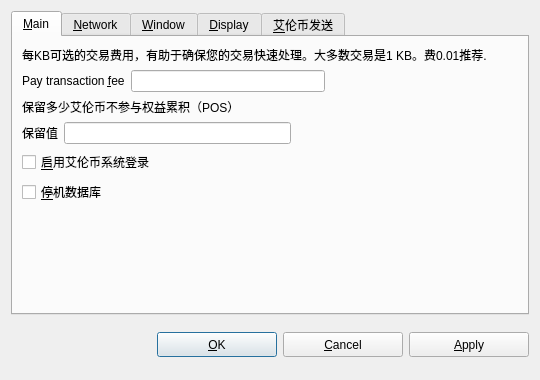
<?xml version="1.0" encoding="UTF-8"?>
<ui version="4.0">
 <class>OptionsDialog</class>
 <widget class="QDialog" name="OptionsDialog">
  <property name="geometry">
   <rect>
    <x>0</x>
    <y>0</y>
    <width>540</width>
    <height>380</height>
   </rect>
  </property>
  <property name="windowTitle">
   <string>Options</string>
  </property>
  <property name="modal">
   <bool>true</bool>
  </property>
  <layout class="QVBoxLayout" name="verticalLayout">
   <item>
    <widget class="QTabWidget" name="veriSendOptions">
     <property name="tabPosition">
      <enum>QTabWidget::North</enum>
     </property>
     <property name="currentIndex">
      <number>0</number>
     </property>
     <widget class="QWidget" name="tabMain">
      <attribute name="title">
       <string>&amp;Main</string>
      </attribute>
      <layout class="QVBoxLayout" name="verticalLayout_Main">
       <item>
        <widget class="QLabel" name="transactionFeeInfoLabel">
         <property name="text">
          <string>每KB可选的交易费用，有助于确保您的交易快速处理。大多数交易是1 KB。费0.01推荐.</string>
         </property>
         <property name="textFormat">
          <enum>Qt::PlainText</enum>
         </property>
         <property name="wordWrap">
          <bool>true</bool>
         </property>
        </widget>
       </item>
       <item>
        <layout class="QHBoxLayout" name="horizontalLayoutFee">
         <item>
          <widget class="QLabel" name="transactionFeeLabel">
           <property name="text">
            <string>Pay transaction &amp;fee</string>
           </property>
           <property name="textFormat">
            <enum>Qt::PlainText</enum>
           </property>
           <property name="buddy">
            <cstring>transactionFee</cstring>
           </property>
          </widget>
         </item>
         <item>
          <widget class="BitcoinAmountField" name="transactionFee"/>
         </item>
         <item>
          <spacer name="horizontalSpacerFee">
           <property name="orientation">
            <enum>Qt::Horizontal</enum>
           </property>
           <property name="sizeHint" stdset="0">
            <size>
             <width>40</width>
             <height>20</height>
            </size>
           </property>
          </spacer>
         </item>
        </layout>
       </item>
       <item>
        <widget class="QLabel" name="reserveBalanceInfoLabel">
         <property name="text">
          <string>保留多少艾伦币不参与权益累积（POS）</string>
         </property>
         <property name="textFormat">
          <enum>Qt::PlainText</enum>
         </property>
         <property name="wordWrap">
          <bool>true</bool>
         </property>
        </widget>
       </item>
       <item>
        <layout class="QHBoxLayout" name="horizontalLayoutReserveBalance">
         <item>
          <widget class="QLabel" name="reserveBalanceLabel">
           <property name="text">
            <string>保留值</string>
           </property>
           <property name="textFormat">
            <enum>Qt::PlainText</enum>
           </property>
           <property name="buddy">
            <cstring>reserveBalance</cstring>
           </property>
          </widget>
         </item>
         <item>
          <widget class="BitcoinAmountField" name="reserveBalance"/>
         </item>
         <item>
          <spacer name="horizontalSpacerReserveBalance">
           <property name="orientation">
            <enum>Qt::Horizontal</enum>
           </property>
           <property name="sizeHint" stdset="0">
            <size>
             <width>40</width>
             <height>20</height>
            </size>
           </property>
          </spacer>
         </item>
        </layout>
       </item>
       <item>
        <widget class="QCheckBox" name="bitcoinAtStartup">
         <property name="toolTip">
          <string>Automatically 启用艾伦币系统登录.</string>
         </property>
         <property name="text">
          <string>&amp;启用艾伦币系统登录</string>
         </property>
        </widget>
       </item>
       <item>
        <widget class="QCheckBox" name="detachDatabases">
         <property name="toolTip">
          <string>Detach block and address databases at shutdown. This means they can be moved to another data directory, but it slows down shutdown. The wallet is always detached.</string>
         </property>
         <property name="text">
          <string>&amp;停机数据库</string>
         </property>
        </widget>
       </item>
       <item>
        <spacer name="verticalSpacer_Main">
         <property name="orientation">
          <enum>Qt::Vertical</enum>
         </property>
         <property name="sizeHint" stdset="0">
          <size>
           <width>20</width>
           <height>40</height>
          </size>
         </property>
        </spacer>
       </item>
      </layout>
     </widget>
     <widget class="QWidget" name="tabNetwork">
      <attribute name="title">
       <string>&amp;Network</string>
      </attribute>
      <layout class="QVBoxLayout" name="verticalLayout_Network">
       <item>
        <widget class="QCheckBox" name="mapPortUpnp">
         <property name="toolTip">
          <string>Automatically open the ArronCoin client port on the router. This only works when your router supports UPnP and it is enabled.</string>
         </property>
         <property name="text">
          <string>Map port using &amp;UPnP</string>
         </property>
        </widget>
       </item>
       <item>
        <widget class="QCheckBox" name="connectSocks">
         <property name="toolTip">
          <string>Connect to the ArronCoin network through a SOCKS proxy (e.g. when connecting through Tor).</string>
         </property>
         <property name="text">
          <string>&amp;Connect through SOCKS proxy:</string>
         </property>
        </widget>
       </item>
       <item>
        <layout class="QHBoxLayout" name="horizontalLayout_Network">
         <item>
          <widget class="QLabel" name="proxyIpLabel">
           <property name="text">
            <string>Proxy &amp;IP:</string>
           </property>
           <property name="textFormat">
            <enum>Qt::PlainText</enum>
           </property>
           <property name="buddy">
            <cstring>proxyIp</cstring>
           </property>
          </widget>
         </item>
         <item>
          <widget class="QValidatedLineEdit" name="proxyIp">
           <property name="maximumSize">
            <size>
             <width>140</width>
             <height>16777215</height>
            </size>
           </property>
           <property name="toolTip">
            <string>IP address of the proxy (e.g. 127.0.0.1)</string>
           </property>
          </widget>
         </item>
         <item>
          <widget class="QLabel" name="proxyPortLabel">
           <property name="text">
            <string>&amp;Port:</string>
           </property>
           <property name="textFormat">
            <enum>Qt::PlainText</enum>
           </property>
           <property name="buddy">
            <cstring>proxyPort</cstring>
           </property>
          </widget>
         </item>
         <item>
          <widget class="QLineEdit" name="proxyPort">
           <property name="maximumSize">
            <size>
             <width>55</width>
             <height>16777215</height>
            </size>
           </property>
           <property name="toolTip">
            <string>Port of the proxy (e.g. 9050)</string>
           </property>
          </widget>
         </item>
         <item>
          <widget class="QLabel" name="socksVersionLabel">
           <property name="text">
            <string>SOCKS &amp;Version:</string>
           </property>
           <property name="textFormat">
            <enum>Qt::PlainText</enum>
           </property>
           <property name="buddy">
            <cstring>socksVersion</cstring>
           </property>
          </widget>
         </item>
         <item>
          <widget class="QValueComboBox" name="socksVersion">
           <property name="toolTip">
            <string>SOCKS version of the proxy (e.g. 5)</string>
           </property>
          </widget>
         </item>
         <item>
          <spacer name="horizontalSpacer_Network">
           <property name="orientation">
            <enum>Qt::Horizontal</enum>
           </property>
           <property name="sizeHint" stdset="0">
            <size>
             <width>40</width>
             <height>20</height>
            </size>
           </property>
          </spacer>
         </item>
        </layout>
       </item>
       <item>
        <spacer name="verticalSpacer_Network">
         <property name="orientation">
          <enum>Qt::Vertical</enum>
         </property>
         <property name="sizeHint" stdset="0">
          <size>
           <width>20</width>
           <height>40</height>
          </size>
         </property>
        </spacer>
       </item>
      </layout>
     </widget>
     <widget class="QWidget" name="tabWindow">
      <attribute name="title">
       <string>&amp;Window</string>
      </attribute>
      <layout class="QVBoxLayout" name="verticalLayout_Window">
       <item>
        <widget class="QCheckBox" name="minimizeToTray">
         <property name="toolTip">
          <string>Show only a tray icon after minimizing the window.</string>
         </property>
         <property name="text">
          <string>&amp;Minimize to the tray instead of the taskbar</string>
         </property>
        </widget>
       </item>
       <item>
        <widget class="QCheckBox" name="minimizeOnClose">
         <property name="toolTip">
          <string>Minimize instead of exit the application when the window is closed. When this option is enabled, the application will be closed only after selecting Quit in the menu.</string>
         </property>
         <property name="text">
          <string>M&amp;inimize on close</string>
         </property>
        </widget>
       </item>
       <item>
        <spacer name="verticalSpacer_Window">
         <property name="orientation">
          <enum>Qt::Vertical</enum>
         </property>
         <property name="sizeHint" stdset="0">
          <size>
           <width>20</width>
           <height>40</height>
          </size>
         </property>
        </spacer>
       </item>
      </layout>
     </widget>
     <widget class="QWidget" name="tabDisplay">
      <attribute name="title">
       <string>&amp;Display</string>
      </attribute>
      <layout class="QVBoxLayout" name="verticalLayout_Display">
       <item>
        <layout class="QHBoxLayout" name="horizontalLayout_1_Display">
         <item>
          <widget class="QLabel" name="langLabel">
           <property name="text">
            <string>User Interface &amp;language:</string>
           </property>
           <property name="textFormat">
            <enum>Qt::PlainText</enum>
           </property>
           <property name="buddy">
            <cstring>lang</cstring>
           </property>
          </widget>
         </item>
         <item>
          <widget class="QValueComboBox" name="lang">
           <property name="toolTip">
            <string>The user interface language can be set here. This setting will take effect after restarting ArronCoin.</string>
           </property>
          </widget>
         </item>
        </layout>
       </item>
       <item>
        <layout class="QHBoxLayout" name="horizontalLayout_2_Display">
         <item>
          <widget class="QLabel" name="unitLabel">
           <property name="text">
            <string>&amp;Unit to show amounts in:</string>
           </property>
           <property name="textFormat">
            <enum>Qt::PlainText</enum>
           </property>
           <property name="buddy">
            <cstring>unit</cstring>
           </property>
          </widget>
         </item>
         <item>
          <widget class="QValueComboBox" name="unit">
           <property name="toolTip">
            <string>Choose the default subdivision unit to show in the interface and when sending coins.</string>
           </property>
          </widget>
         </item>
        </layout>
       </item>
       <item>
        <layout class="QHBoxLayout" name="horizontalLayout">
         <property name="leftMargin">
          <number>0</number>
         </property>
         <property name="topMargin">
          <number>0</number>
         </property>
         <property name="rightMargin">
          <number>2</number>
         </property>
         <property name="bottomMargin">
          <number>0</number>
         </property>
         <item>
          <widget class="QLabel" name="decimalLabel">
           <property name="sizePolicy">
            <sizepolicy hsizetype="Minimum" vsizetype="Fixed">
             <horstretch>0</horstretch>
             <verstretch>0</verstretch>
            </sizepolicy>
           </property>
           <property name="minimumSize">
            <size>
             <width>0</width>
             <height>0</height>
            </size>
           </property>
           <property name="maximumSize">
            <size>
             <width>16777215</width>
             <height>16777215</height>
            </size>
           </property>
           <property name="baseSize">
            <size>
             <width>0</width>
             <height>0</height>
            </size>
           </property>
           <property name="layoutDirection">
            <enum>Qt::LeftToRight</enum>
           </property>
           <property name="text">
            <string> 选择你喜欢多少个小数位显示:</string>
           </property>
          </widget>
         </item>
         <item>
          <widget class="QSpinBox" name="decimalPoints">
           <property name="sizePolicy">
            <sizepolicy hsizetype="Fixed" vsizetype="Fixed">
             <horstretch>0</horstretch>
             <verstretch>0</verstretch>
            </sizepolicy>
           </property>
           <property name="minimumSize">
            <size>
             <width>0</width>
             <height>28</height>
            </size>
           </property>
           <property name="maximumSize">
            <size>
             <width>16777215</width>
             <height>16777215</height>
            </size>
           </property>
           <property name="toolTip">
            <string>&lt;html&gt;&lt;head/&gt;&lt;body&gt;&lt;p&gt;How many decimal places to display. Depending on the unit of currency, you may see fewer decimal places.&lt;/p&gt;&lt;/body&gt;&lt;/html&gt;</string>
           </property>
           <property name="layoutDirection">
            <enum>Qt::LeftToRight</enum>
           </property>
           <property name="alignment">
            <set>Qt::AlignRight|Qt::AlignTrailing|Qt::AlignVCenter</set>
           </property>
           <property name="maximum">
            <number>8</number>
           </property>
           <property name="value">
            <number>8</number>
           </property>
          </widget>
         </item>
        </layout>
       </item>
       <item>
        <widget class="QCheckBox" name="displayAddresses">
         <property name="toolTip">
          <string>Whether to show ArronCoin addresses in the transaction list or not.</string>
         </property>
         <property name="text">
          <string>&amp;Display addresses in transaction list</string>
         </property>
        </widget>
       </item>
       <item>
        <widget class="QCheckBox" name="coinControlFeatures">
         <property name="toolTip">
          <string>Whether to show coin control features or not.</string>
         </property>
         <property name="text">
          <string>显示硬币与控制功能（仅限高手！）</string>
         </property>
        </widget>
       </item>
       <item>
        <widget class="QCheckBox" name="hideAmounts">
         <property name="text">
          <string>隐藏隐私金额（***。**）</string>
         </property>
        </widget>
       </item>
       <item>
        <spacer name="verticalSpacer_Display">
         <property name="orientation">
          <enum>Qt::Vertical</enum>
         </property>
         <property name="sizeHint" stdset="0">
          <size>
           <width>20</width>
           <height>40</height>
          </size>
         </property>
        </spacer>
       </item>
      </layout>
     </widget>
     <widget class="QWidget" name="tab">
      <attribute name="title">
       <string>&amp;艾伦币发送</string>
      </attribute>
      <widget class="QSpinBox" name="veriSendMixNumber">
       <property name="geometry">
        <rect>
         <x>10</x>
         <y>90</y>
         <width>48</width>
         <height>27</height>
        </rect>
       </property>
       <property name="minimum">
        <number>1</number>
       </property>
       <property name="maximum">
        <number>15</number>
       </property>
       <property name="value">
        <number>1</number>
       </property>
      </widget>
      <widget class="QLabel" name="veriSendMixLabel">
       <property name="geometry">
        <rect>
         <x>10</x>
         <y>70</y>
         <width>141</width>
         <height>17</height>
        </rect>
       </property>
       <property name="text">
        <string>艾伦币混合周期:</string>
       </property>
      </widget>
      <widget class="QLabel" name="veriSendIPLabel">
       <property name="geometry">
        <rect>
         <x>10</x>
         <y>10</y>
         <width>471</width>
         <height>17</height>
        </rect>
       </property>
       <property name="text">
        <string>艾伦币进入环节点的IP地址（艾伦币循环节点是默认值）:</string>
       </property>
      </widget>
      <widget class="QLineEdit" name="veriSendIP">
       <property name="geometry">
        <rect>
         <x>10</x>
         <y>30</y>
         <width>251</width>
         <height>27</height>
        </rect>
       </property>
      </widget>
     </widget>
    </widget>
   </item>
   <item>
    <layout class="QHBoxLayout" name="horizontalLayout_Buttons">
     <item>
      <spacer name="horizontalSpacer_1">
       <property name="orientation">
        <enum>Qt::Horizontal</enum>
       </property>
       <property name="sizeHint" stdset="0">
        <size>
         <width>40</width>
         <height>48</height>
        </size>
       </property>
      </spacer>
     </item>
     <item>
      <widget class="QLabel" name="statusLabel">
       <property name="text">
        <string/>
       </property>
       <property name="textFormat">
        <enum>Qt::PlainText</enum>
       </property>
       <property name="wordWrap">
        <bool>true</bool>
       </property>
      </widget>
     </item>
     <item>
      <spacer name="horizontalSpacer_2">
       <property name="orientation">
        <enum>Qt::Horizontal</enum>
       </property>
       <property name="sizeHint" stdset="0">
        <size>
         <width>40</width>
         <height>48</height>
        </size>
       </property>
      </spacer>
     </item>
     <item>
      <widget class="QPushButton" name="okButton">
       <property name="minimumSize">
        <size>
         <width>120</width>
         <height>25</height>
        </size>
       </property>
       <property name="text">
        <string>&amp;OK</string>
       </property>
      </widget>
     </item>
     <item>
      <widget class="QPushButton" name="cancelButton">
       <property name="minimumSize">
        <size>
         <width>120</width>
         <height>25</height>
        </size>
       </property>
       <property name="text">
        <string>&amp;Cancel</string>
       </property>
       <property name="autoDefault">
        <bool>false</bool>
       </property>
      </widget>
     </item>
     <item>
      <widget class="QPushButton" name="applyButton">
       <property name="minimumSize">
        <size>
         <width>120</width>
         <height>25</height>
        </size>
       </property>
       <property name="text">
        <string>&amp;Apply</string>
       </property>
       <property name="autoDefault">
        <bool>false</bool>
       </property>
      </widget>
     </item>
    </layout>
   </item>
  </layout>
 </widget>
 <customwidgets>
  <customwidget>
   <class>QValidatedLineEdit</class>
   <extends>QLineEdit</extends>
   <header>qvalidatedlineedit.h</header>
  </customwidget>
  <customwidget>
   <class>BitcoinAmountField</class>
   <extends>QLineEdit</extends>
   <header>bitcoinamountfield.h</header>
   <container>1</container>
  </customwidget>
  <customwidget>
   <class>QValueComboBox</class>
   <extends>QComboBox</extends>
   <header>qvaluecombobox.h</header>
  </customwidget>
 </customwidgets>
 <resources/>
 <connections/>
</ui>
